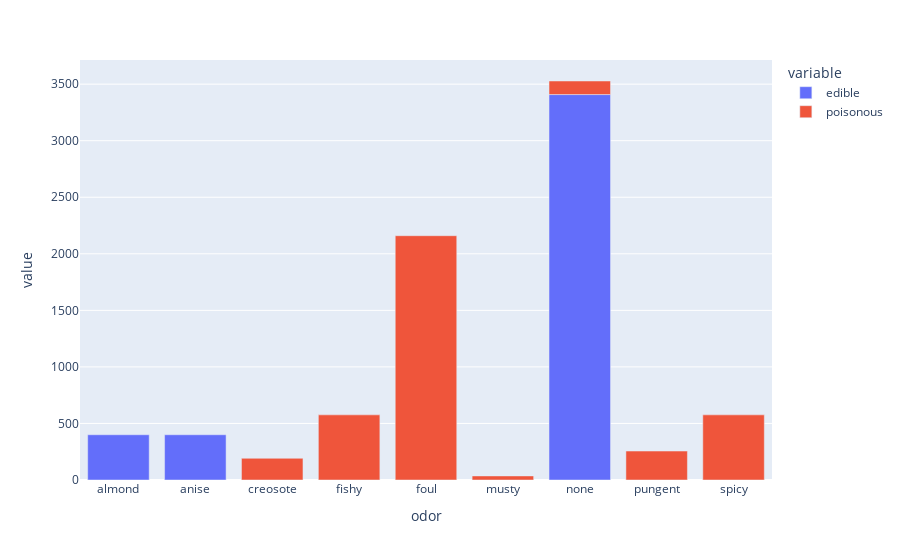

Notebook code for this chart:
### Code cell
OdorClass = df.groupby(['class','odor']).size().reset_index().pivot(
    columns='class',index='odor',values=0).rename(columns={0:"counts"})
fig5=px.bar(OdorClass,x=OdorClass.index,y=[OdorClass['edible'],OdorClass['poisonous']])
fig5.show()

### Figure 1 — Plotly figure (JSON) as saved in the notebook; plotly's stock layout.template omitted (floating-point values rounded to 4 significant figures)
{"data": [{"alignmentgroup": "True", "hovertemplate": "variable=edible<br>odor=%{x}<br>value=%{y}<extra></extra>", "legendgroup": "edible", "marker": {"color": "#636efa", "pattern": {"shape": ""}}, "name": "edible", "offsetgroup": "edible", "orientation": "v", "showlegend": true, "textposition": "auto", "type": "bar", "x": ["almond", "anise", "creosote", "fishy", "foul", "musty", "none", "pungent", "spicy"], "xaxis": "x", "y": [400, 400, null, null, null, null, 3408, null, null], "yaxis": "y"}, {"alignmentgroup": "True", "hovertemplate": "variable=poisonous<br>odor=%{x}<br>value=%{y}<extra></extra>", "legendgroup": "poisonous", "marker": {"color": "#EF553B", "pattern": {"shape": ""}}, "name": "poisonous", "offsetgroup": "poisonous", "orientation": "v", "showlegend": true, "textposition": "auto", "type": "bar", "x": ["almond", "anise", "creosote", "fishy", "foul", "musty", "none", "pungent", "spicy"], "xaxis": "x", "y": [null, null, 192, 576, 2160, 36, 120, 256, 576], "yaxis": "y"}], "layout": {"barmode": "relative", "legend": {"title": {"text": "variable"}, "tracegroupgap": 0}, "margin": {"t": 60}, "xaxis": {"anchor": "y", "domain": [0, 1], "title": {"text": "odor"}}, "yaxis": {"anchor": "x", "domain": [0, 1], "title": {"text": "value"}}}}
